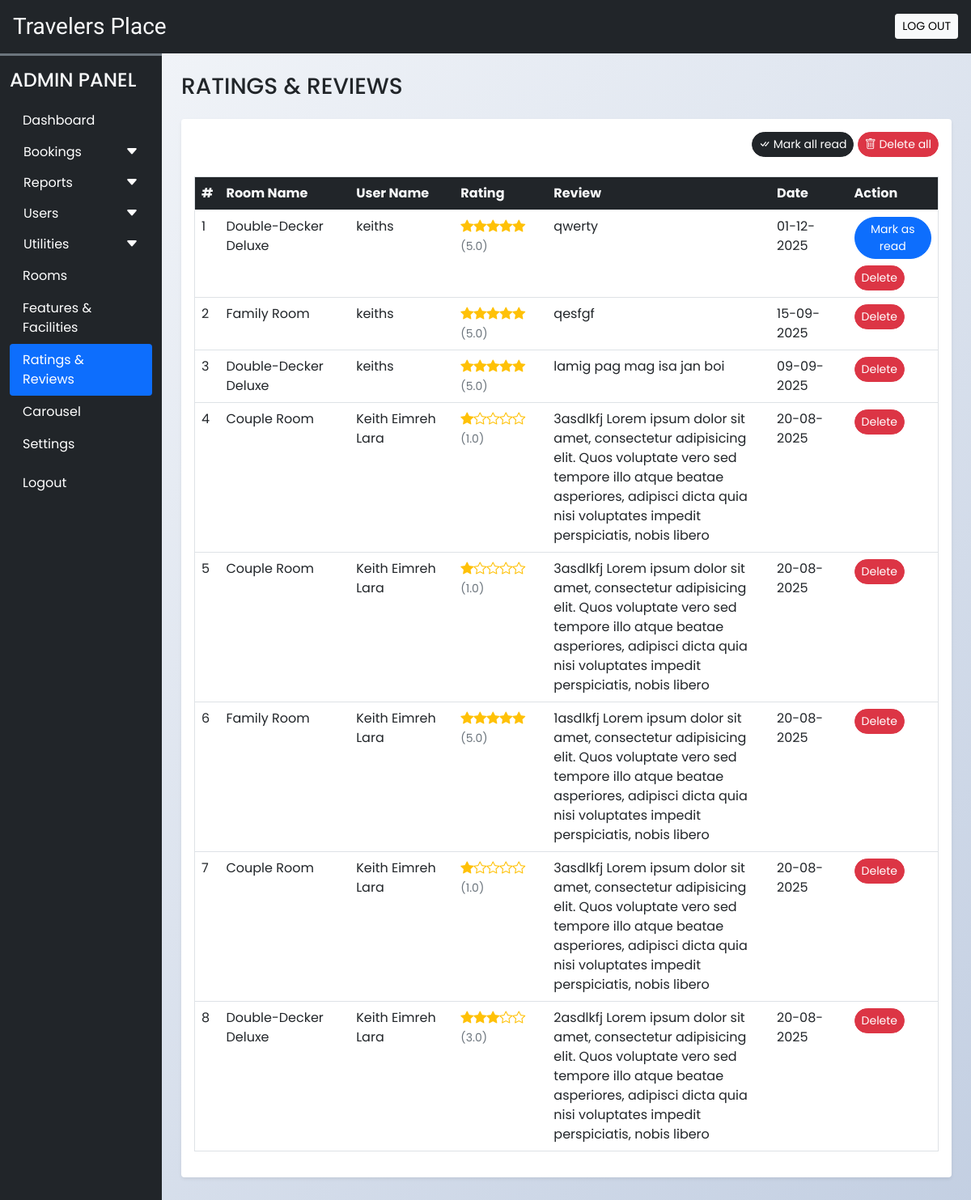
Before: /admin/rate_review.php (signed in) with the older database file.
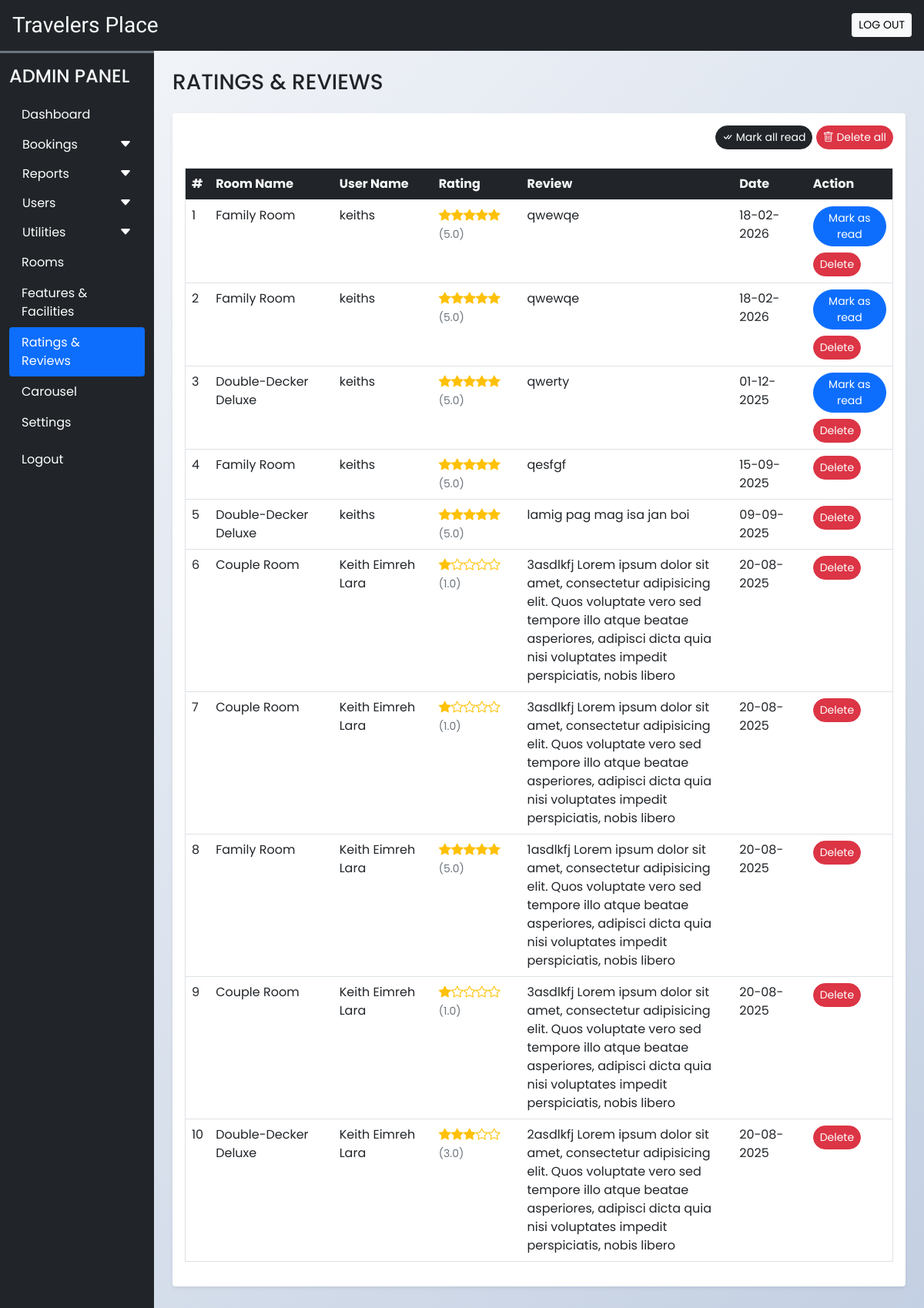
After: the same page with the newer database file.
### tables this page shows
CREATE TABLE `rating_review` (
  `sr_no` int(11) NOT NULL AUTO_INCREMENT,
  `booking_id` int(11) NOT NULL,
  `room_id` int(11) NOT NULL,
  `user_id` int(11) NOT NULL,
  `rating` int(11) NOT NULL,
  `review` varchar(200) NOT NULL,
  `seen` int(11) NOT NULL DEFAULT 0,
  `datentime` datetime NOT NULL DEFAULT current_timestamp(),
  PRIMARY KEY (`sr_no`),
  KEY `booking_id` (`booking_id`),
  KEY `room_id` (`room_id`),
  KEY `user_id` (`user_id`),
  CONSTRAINT `rating_review_ibfk_1` FOREIGN KEY (`booking_id`) REFERENCES `booking_order` (`booking_id`),
  CONSTRAINT `rating_review_ibfk_2` FOREIGN KEY (`room_id`) REFERENCES `rooms` (`id`),
  CONSTRAINT `rating_review_ibfk_3` FOREIGN KEY (`user_id`) REFERENCES `user_cred` (`id`)
);

CREATE TABLE `rooms` (
  `id` int(11) NOT NULL AUTO_INCREMENT,
  `name` varchar(150) NOT NULL,
  `area` int(11) NOT NULL,
  `price` int(11) NOT NULL,
  `quantity` int(11) NOT NULL,
  `adult` int(11) NOT NULL,
  `children` int(11) NOT NULL,
  `description` varchar(350) NOT NULL,
  `status` tinyint(4) NOT NULL DEFAULT 1,
  `removed` int(11) NOT NULL DEFAULT 0,
  `archived_at` datetime DEFAULT NULL,
  `is_archived` tinyint(1) NOT NULL DEFAULT 0,
  PRIMARY KEY (`id`)
);

CREATE TABLE `user_cred` (
  `id` int(11) NOT NULL AUTO_INCREMENT,
  `name` varchar(100) NOT NULL,
  `email` varchar(150) NOT NULL,
  `address` varchar(120) NOT NULL,
  `phonenum` varchar(100) NOT NULL,
  `pincode` int(11) NOT NULL,
  `dob` date NOT NULL,
  `profile` varchar(100) NOT NULL,
  `password` varchar(200) NOT NULL,
  `is_verified` int(11) NOT NULL DEFAULT 0,
  `token` varchar(200) DEFAULT NULL,
  `t_expire` date DEFAULT NULL,
  `status` int(11) NOT NULL DEFAULT 1,
  `datentime` datetime NOT NULL DEFAULT current_timestamp(),
  PRIMARY KEY (`id`)
);

### admin/rate_review.php (the view, shortened to what this page needs)
<?php
  function render_rating_stars($rating_raw){
    $rating = is_numeric($rating_raw) ? (float)$rating_raw : 0.0;
    $full = (int)floor($rating);
    $frac = $rating - $full;
    $half = ($frac >= 0.25 && $frac < 0.75) ? 1 : 0;
    $empty = max(0, 5 - $full - $half);
    $title = htmlspecialchars(number_format($rating, 1), ENT_QUOTES);
    $html = "<span class='text-warning' title='{$title}/5' aria-label='Rating {$title} out of 5'>";
    for($i=0;$i<$full;$i++){ $html .= "<i class='bi bi-star-fill'></i>"; }
    for($i=0;$i<$empty;$i++){ $html .= "<i class='bi bi-star'></i>"; }
    $html .= "</span> <span class='text-muted small'>({$title})</span>";
    return $html;
  }
?>
<!DOCTYPE html>
<html lang="en">
<head>
  <?php require('inc/links.php'); ?>
</head>
<body class="bg-light">
  <?php require('inc/header.php'); ?>
  <div class="container-fluid" id="main-content">
    <div class="row">
      <div class="col-lg-10 ms-auto p-4 overflow-hidden">
        <h3 class="mb-4">RATINGS & REVIEWS</h3>
        <div class="card border-0 shadow-sm mb-4">
          <div class="card-body">
            <div class="text-end mb-4">
              <a href="?seen=all" class="btn btn-dark rounded-pill shadow-none btn-sm">
                <i class="bi bi-check-all"></i> Mark all read
              </a>
              <a href="?del=all" class="btn btn-danger rounded-pill shadow-none btn-sm">
                <i class="bi bi-trash"></i> Delete all
              </a>
            </div>
            <div class="table-responsive-md">
              <table class="table table-hover border">
                <thead>
                  <tr class="bg-dark text-light">
                    <th scope="col">#</th>
                    <th scope="col">Room Name</th>
                    <th scope="col">User Name</th>
                    <th scope="col">Rating</th>
                    <th scope="col" width="30%">Review</th>
                    <th scope="col">Date</th>
                    <th scope="col">Action</th>
                  </tr>
                </thead>
                <tbody>
                  <?php
                    $q = "SELECT rr.*,uc.name AS uname, r.name AS rname FROM `rating_review` rr
                      INNER JOIN `user_cred` uc ON rr.user_id = uc.id
                      INNER JOIN `rooms` r ON rr.room_id = r.id
                      ORDER BY `sr_no` DESC";
                    $data = mysqli_query($con,$q);
                    $i=1;
                    while($row = mysqli_fetch_assoc($data))
                    {
                      $date = date('d-m-Y',strtotime($row['datentime']));
                      $rating_stars = render_rating_stars($row['rating'] ?? 0);
                      $seen='';
                      if($row['seen']!=1){
                        $seen = "<a href='?seen=$row[sr_no]' class='btn btn-sm rounded-pill btn-primary mb-2'>Mark as read</a> <br>";
                      }
                      $seen.="<a href='?del=$row[sr_no]' class='btn btn-sm rounded-pill btn-danger'>Delete</a>";
                      echo<<<query
                        <tr>
                          <td>$i</td>
                          <td>$row[rname]</td>
                          <td>$row[uname]</td>
                          <td>$rating_stars</td>
                          <td>$row[review]</td>
                          <td>$date</td>
                          <td>$seen</td>
                        </tr>
                      query;
                      $i++;
                    }
                  ?>
                </tbody>
              </table>
            </div>
          </div>
        </div>
      </div>
    </div>
  </div>
</body>
</html>

Changed rows visible on the page:
added rating_review: room.name "Family Room", user.name "keiths", rating "5.0", review "qwewqe", datentime "18-02-2026"
added rating_review: room.name "Family Room", user.name "keiths", rating "5.0", review "qwewqe", datentime "18-02-2026"
